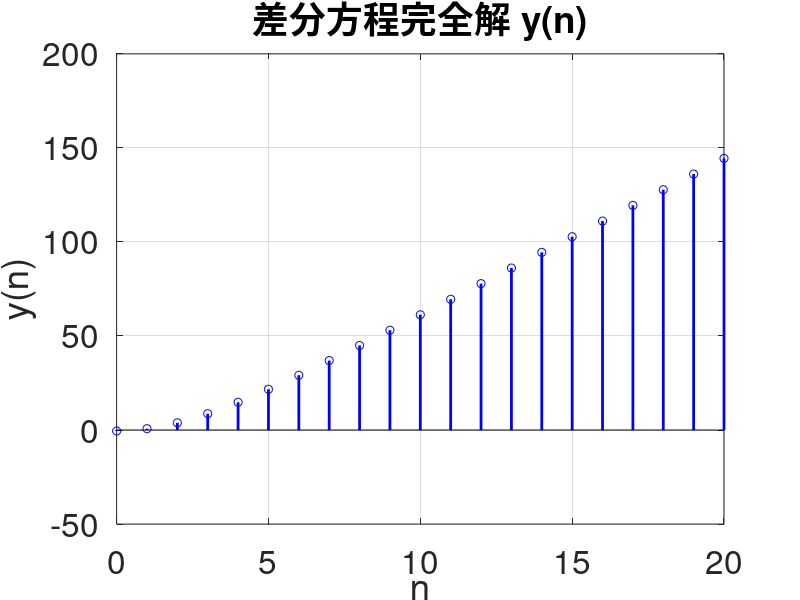

MATLAB code for this plot:
clear;
close all;
clc;


% ex07_01.m  |  例7.1 · 差分方程完全解  |  AI 生成，已校验，R2023b
% 求解常系数线性差分方程 y(n) - y(n-1) + 0.24*y(n-2) = x(n) - x(n-1)
% 激励 x(n)=n^2 (n>=0), x(n)=0 (n<0)
% 初始条件 y(-1)=-1, y(-2)=-2
% 计算 n=0 到 20 的输出序列

N = 20;                     % 最大时间序号
n = 0:N;                    % 时间序号存入 n
y = zeros(1, N+1);          % 输出序列预分配

% 定义因果激励函数
x = @(k) (k>=0) .* (k.^2);

% 已知的初始输出值
ym2 = -2;   % y(-2)
ym1 = -1;   % y(-1)

% 递推计算 y(0) ~ y(20)
for k = 0:N
    if k == 0
        y0 = x(0) - x(-1) + ym1 - 0.24*ym2;  % 利用初始条件 y(-1), y(-2)
        y(k+1) = y0;
        ym2 = ym1;      % 更新 y(-1) -> 下一步的 y(-2)
        ym1 = y0;       % 更新 y(0)  -> 下一步的 y(-1)
    else
        yn = x(k) - x(k-1) + ym1 - 0.24*ym2;
        y(k+1) = yn;
        ym2 = ym1;      % y(k-2) <= y(k-1)
        ym1 = yn;       % y(k-1) <= y(k)
    end
end

% 绘制输出序列
figure;
stem(n, y, 'b', 'LineWidth', 2, 'MarkerSize', 6);
grid on;
xlabel('n', 'FontSize', 24);
ylabel('y(n)', 'FontSize', 24);
title('差分方程完全解 y(n)', 'FontSize', 24);
set(gca, 'FontSize', 24);
